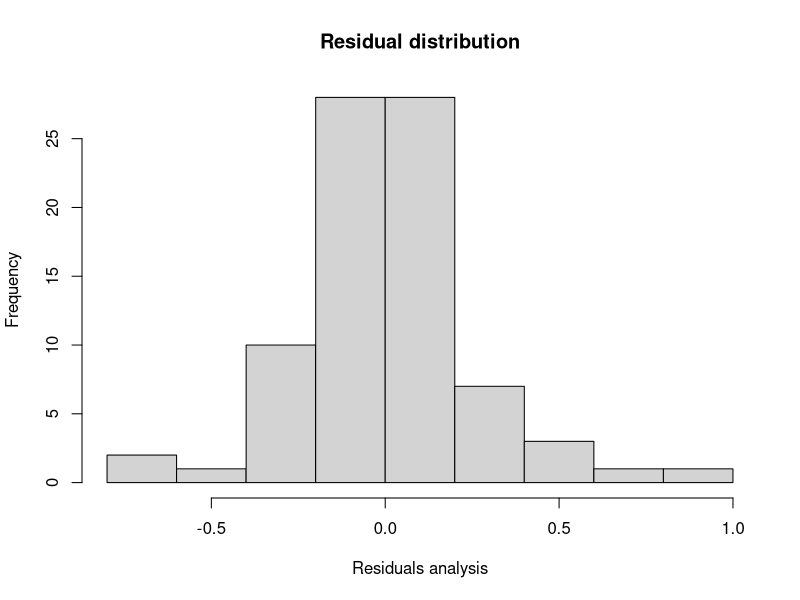
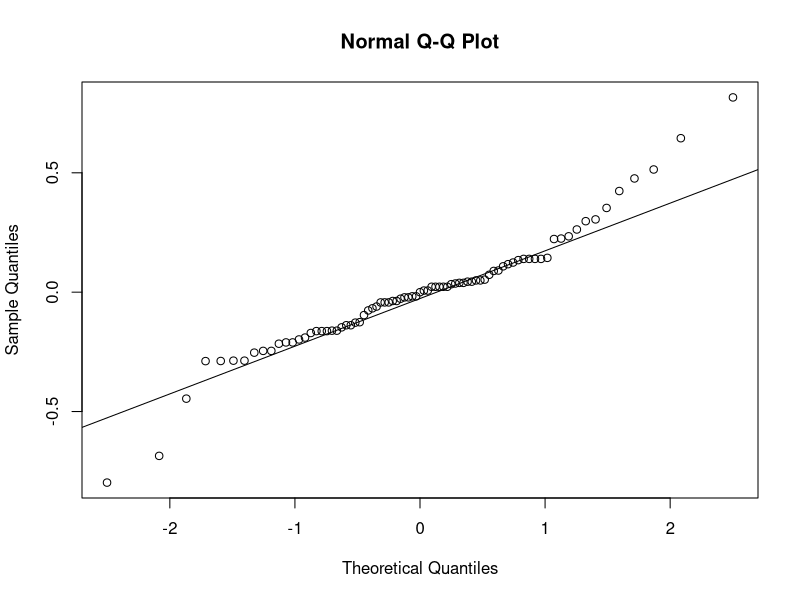
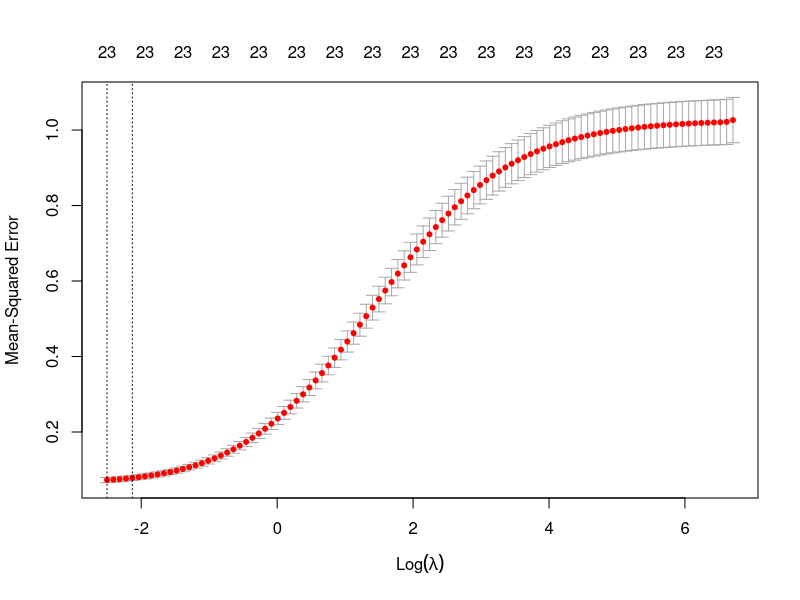

Reproduce these figures in R, in order.
library(caret)
library(glmnet)
library(dplyr)

set.seed(22)

##### DATASET SETUP ######
setwd("~/Github/Statistical-learning-project/Dataset")

df <- read.csv("Sleep_health_and_lifestyle_dataset_adjusted_gam.csv")

df$Blood.Pressure <- as.character(df$Blood.Pressure) # rendo i valori stringhe

dummy_transform <- dummyVars(~ Gender + Occupation + BMI.Category + Blood.Pressure + Sleep.Disorder, data = df)

df_dummies <- predict(dummy_transform, newdata = df)

df <- cbind(df, df_dummies)

df <- df[, !(names(df) %in% c("Gender", "Occupation", "BMI.Category", "Blood.Pressure", "Sleep.Disorder"))]

df <- subset(df, select = -c(GenderMale, OccupationDoctor, `Blood.Pressure11578`, BMI.CategoryObese, Sleep.DisorderInsomnia))

df <- df %>% mutate_all(~(scale(.) %>% as.vector)) # standardizzo

colnames(df)[which(names(df) == "OccupationSales Representative")] <- "OccupationSales.Representative"
colnames(df)[which(names(df) == "BMI.CategoryNormal Weight")] <- "BMI.CategoryNormal.Weight"
colnames(df)[which(names(df) == "OccupationSoftware Engineer")] <- "OccupationSoftware.Engineer"
colnames(df)[which(names(df) == "Sleep.DisorderSleep Apnea")] <- "Sleep.DisorderSleep.Apnea"

#############################
# Tolgo colonne pressione con pochi sample
df <- subset(df, select = -c(`Blood.Pressure11776`, `Blood.Pressure11875`, `Blood.Pressure11876`, `Blood.Pressure11977`, `Blood.Pressure12179`, `Blood.Pressure12280`, `Blood.Pressure12582`, `Blood.Pressure12683`, `Blood.Pressure12884`, `Blood.Pressure12885`, `Blood.Pressure12984`, `Blood.Pressure13086`, `Blood.Pressure13186`, `Blood.Pressure13287`, `Blood.Pressure13588`, `Blood.Pressure13991`,  `Blood.Pressure14090`, `Blood.Pressure14292`))
df <- subset(df, select = -c(`OccupationManager`, `OccupationSales.Representative`, `OccupationScientist`, `OccupationSoftware.Engineer`))
#############################

df <- df %>% mutate_all(~(scale(.) %>% as.vector))
train_lines <- sample(dim(df)[1], round(dim(df)[1] * 0.7))

df <- df[train_lines, ]

# Ridge regression
# Define control parameters for Ridge regression
ctrl <- trainControl(method = "cv", number = 10)  # 10-fold cross-validation

# Train Ridge regression model with different lambda values
response_variable <- df$Sleep.Duration
ridge_model <- train(x = df[, -which(names(df) == "Sleep.Duration")], 
                     y = response_variable, 
                     method = "glmnet", 
                     trControl = ctrl, 
                     tuneLength = 10, 
                     preProcess = c("center", "scale"),
                     tuneGrid = expand.grid(.alpha = 0, .lambda = seq(0.001, 1, length = 10)))  # Ridge regression: alpha = 0

# Display the best lambda value selected by caret
print(ridge_model$bestTune)

# Calcolo del MSE del modello migliore
test_data <- df[-train_lines, ]  # Utilizziamo i dati non usati per il training come dati di test
predictions <- predict(ridge_model, newdata = test_data)
actual_values <- test_data$Sleep.Duration
mse <- mean((predictions - actual_values)^2)
print(paste("Mean Squared Error (MSE) del modello migliore:", mse))

# Ottieni i coefficienti del modello
coefficients <- coef(ridge_model$finalModel, s = ridge_model$bestTune$lambda)

# Stampa i coefficienti delle variabili
significant_coeffs <- coefficients[c(coefficients[, 1] != 0), ]
print(significant_coeffs)

# Numero totale di variabili nel dataset
num_variables_total <- ncol(df) - 1  # Escludiamo la variabile di risposta

# Numero di variabili significative nel modello
num_variables_significant <- length(significant_coeffs)

if (num_variables_significant < num_variables_total) {
  cat("Sono state rimosse", num_variables_total - num_variables_significant, "variabili dal modello.\n")
} else if (num_variables_significant == num_variables_total) {
  cat("Non è stata rimossa nessuna variabile dal modello.\n")
} else {
  cat("Non ci sono abbastanza informazioni per determinare se sono state rimosse variabili.\n")
}

# Elenco delle variabili originali
original_variables <- c("GenderMale", "OccupationDoctor", "Blood.Pressure115/78", "BMI.CategoryObese", "Sleep.DisorderInsomnia")

# Trova le variabili rimosse
variables_removed <- setdiff(original_variables, rownames(significant_coeffs))

if (length(variables_removed) > 0) {
  cat("Le seguenti variabili sono state rimosse dal modello:\n")
  print(variables_removed)
} else {
  cat("Non sono state rimosse variabili dal modello.\n")
}

# Calcolo dei residui del modello
residui <- actual_values - predictions

# Test di normalità dei residui
shapiro_test <- shapiro.test(residui)
print("Shapiro-Wilk test per la normalità dei residui:")
print(shapiro_test)

# Disegna l'istogramma dei residui
hist(residui, main = "Residual distribution", xlab = "Residuals analysis")

# Stampa un messaggio se i residui non sono normalmente distribuiti
if (shapiro_test$p.value < 0.05) {
  cat("I residui non seguono una distribuzione normale (p-value < 0.05).\n")
} else {
  cat("I residui seguono una distribuzione normale (p-value >= 0.05).\n")
}

# Aggiungi il QQ plot dei residui
qqnorm(residui)
qqline(residui)

ks_test <- ks.test(residui, "pnorm", mean = mean(residui), sd = sd(residui))
print("Kolmogorov-Smirnov test for normality of residuals:")
print(ks_test)

# Addestramento del modello Ridge utilizzando glmnet
ridge_model <- cv.glmnet(x = as.matrix(df[, -which(names(df) == "Sleep.Duration")]), 
                         y = response_variable, 
                         alpha = 0,  # Ridge Regression (alpha = 0)
                         nfolds = 10, 
                         standardize = TRUE)  # Pre-processa i dati
print(ridge_model)

# Print lambda values plot
plot(ridge_model)
print(ridge_model$lambda.min)

# Calcolo dell'R^2 test library(caret)
r_squared_test <- cor(predictions, actual_values)^2
print(paste("R-squared test library(caret):", r_squared_test))
